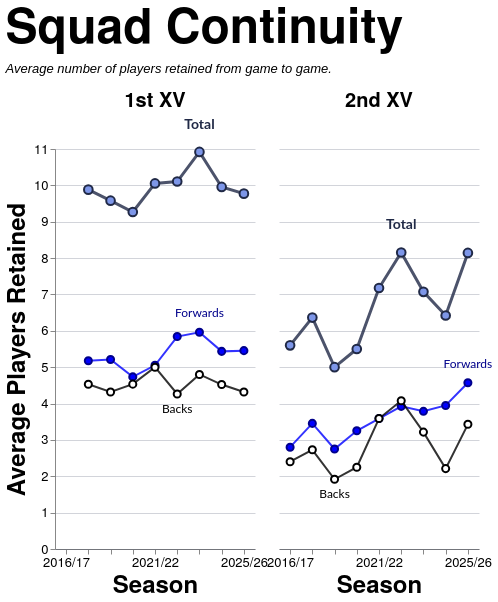

Write the Vega-Lite specification saved for this chart.
### Vega-Lite specification from a JSON file in a GitHub repository (floating-point values rounded to 4 significant figures)
{"config": {"axis": {"labelFont": "PT Sans Narrow, Helvetica Neue, Helvetica, Arial, sans-serif", "titleFont": "PT Sans Narrow, Helvetica Neue, Helvetica, Arial, sans-serif", "labelFontSize": 13, "titleFontSize": 24, "gridColor": "#202947", "gridOpacity": 0.2, "zindex": 1}, "text": {"font": "Lato, sans-serif"}, "bar": {"cornerRadiusEnd": 5}, "header": {"labelFont": "PT Sans Narrow, Helvetica Neue, Helvetica, Arial, sans-serif", "titleFont": "PT Sans Narrow, Helvetica Neue, Helvetica, Arial, sans-serif", "labelFontSize": 24, "titleFontSize": 28, "labelFontWeight": "bold", "orient": "left"}, "legend": {"labelFont": "PT Sans Narrow, Helvetica Neue, Helvetica, Arial, sans-serif", "titleFont": "PT Sans Narrow, Helvetica Neue, Helvetica, Arial, sans-serif", "labelFontSize": 14, "titleFontSize": 16, "titlePadding": 5, "fillColor": "white", "strokeColor": "black", "padding": 10, "titleFontWeight": "lighter", "titleFontStyle": "italic", "titleColor": "gray", "offset": 10}, "title": {"font": "PT Sans Narrow, Helvetica Neue, Helvetica, Arial, sans-serif", "fontSize": 48, "fontWeight": "bold", "anchor": "start", "align": "center", "titlePadding": 20, "subtitlePadding": 10, "subtitleFontSize": 13, "subtitleColor": "", "subtitleFontStyle": "italic", "offset": 15, "color": "black"}, "axisX": {"labelAngle": 0}, "facet": {"title": null, "header": null, "align": {"row": "each", "column": "each"}}, "resolve": {"scale": {"y": "independent", "facet": "independent"}}, "background": "transparent", "scale": {"offsetBandPaddingOuter": 0.2, "offsetBandPaddingInner": 0.1}, "view": {"stroke": null, "background": "transparent"}}, "data": {"name": "data-0f0d933edb2ed16e8774669b4e348d05"}, "facet": {"column": {"field": "squad", "header": {"labelExpr": "datum.value + ' XV'", "labelFontSize": 20, "labelPadding": 6}, "sort": ["1st", "2nd"], "title": null, "type": "nominal"}}, "spec": {"layer": [{"mark": {"type": "line", "color": "#202946", "opacity": 0.8, "point": {"filled": true, "color": "#7d96e8", "stroke": "#202946", "size": 75, "strokeWidth": 2}, "strokeWidth": 3}, "encoding": {"detail": [{"field": "unit", "type": "nominal"}], "tooltip": [{"field": "season", "title": "Season", "type": "ordinal"}, {"field": "squad", "title": "Squad", "type": "nominal"}, {"field": "unit", "title": "Unit", "type": "nominal"}, {"field": "retained", "format": ".1f", "title": "Avg Retained", "type": "quantitative"}], "x": {"axis": {"labelAngle": 0, "labelOverlap": "parity"}, "field": "season", "sort": "ascending", "title": "Season", "type": "ordinal"}, "y": {"axis": {"tickMinStep": 1}, "field": "retained", "scale": {"zero": true}, "title": "Average Players Retained", "type": "quantitative"}}, "transform": [{"filter": "(datum.unit === 'Total')"}]}, {"mark": {"type": "line", "color": "blue", "opacity": 0.8, "point": {"filled": true, "color": "blue", "stroke": "darkblue", "size": 50, "strokeWidth": 2}, "strokeWidth": 2}, "encoding": {"detail": [{"field": "unit", "type": "nominal"}], "tooltip": [{"field": "season", "title": "Season", "type": "ordinal"}, {"field": "squad", "title": "Squad", "type": "nominal"}, {"field": "unit", "title": "Unit", "type": "nominal"}, {"field": "retained", "format": ".1f", "title": "Avg Retained", "type": "quantitative"}], "x": {"axis": {"labelAngle": 0, "labelOverlap": "parity"}, "field": "season", "sort": "ascending", "title": "Season", "type": "ordinal"}, "y": {"axis": {"tickMinStep": 1}, "field": "retained", "scale": {"zero": true}, "title": "Average Players Retained", "type": "quantitative"}}, "transform": [{"filter": "(datum.unit === 'Forwards')"}]}, {"mark": {"type": "line", "color": "black", "opacity": 0.8, "point": {"filled": true, "color": "white", "stroke": "black", "size": 50, "strokeWidth": 2}, "strokeWidth": 2}, "encoding": {"detail": [{"field": "unit", "type": "nominal"}], "tooltip": [{"field": "season", "title": "Season", "type": "ordinal"}, {"field": "squad", "title": "Squad", "type": "nominal"}, {"field": "unit", "title": "Unit", "type": "nominal"}, {"field": "retained", "format": ".1f", "title": "Avg Retained", "type": "quantitative"}], "x": {"axis": {"labelAngle": 0, "labelOverlap": "parity"}, "field": "season", "sort": "ascending", "title": "Season", "type": "ordinal"}, "y": {"axis": {"tickMinStep": 1}, "field": "retained", "scale": {"zero": true}, "title": "Average Players Retained", "type": "quantitative"}}, "transform": [{"filter": "(datum.unit === 'Backs')"}]}, {"mark": {"type": "text", "align": "center", "baseline": "bottom", "color": "#202946", "dx": 0, "dy": -20, "fontSize": 14, "fontWeight": "bold"}, "encoding": {"detail": [{"field": "unit", "type": "nominal"}], "text": {"value": "Total"}, "tooltip": [{"field": "season", "title": "Season", "type": "ordinal"}, {"field": "squad", "title": "Squad", "type": "nominal"}, {"field": "unit", "title": "Unit", "type": "nominal"}, {"field": "retained", "format": ".1f", "title": "Avg Retained", "type": "quantitative"}], "x": {"field": "season", "type": "ordinal"}, "y": {"field": "retained", "type": "quantitative"}}, "transform": [{"filter": "(datum.unit === 'Total')"}, {"calculate": "toNumber(split(datum.season, '/')[0])", "as": "season_order"}, {"joinaggregate": [{"op": "max", "field": "retained", "as": "max_value"}, {"op": "min", "field": "retained", "as": "min_value"}], "groupby": ["squad"]}, {"filter": "datum.retained > 0"}, {"filter": "datum.retained == datum.max_value"}, {"window": [{"op": "row_number", "field": "", "as": "rank"}], "groupby": ["squad"], "sort": [{"field": "season_order", "order": "descending"}]}, {"filter": "datum.rank == 1"}]}, {"mark": {"type": "text", "align": "center", "baseline": "bottom", "color": "darkblue", "dx": 0, "dy": -12, "fontSize": 12, "fontWeight": "normal"}, "encoding": {"detail": [{"field": "unit", "type": "nominal"}], "text": {"value": "Forwards"}, "tooltip": [{"field": "season", "title": "Season", "type": "ordinal"}, {"field": "squad", "title": "Squad", "type": "nominal"}, {"field": "unit", "title": "Unit", "type": "nominal"}, {"field": "retained", "format": ".1f", "title": "Avg Retained", "type": "quantitative"}], "x": {"field": "season", "type": "ordinal"}, "y": {"field": "retained", "type": "quantitative"}}, "transform": [{"filter": "(datum.unit === 'Forwards')"}, {"calculate": "toNumber(split(datum.season, '/')[0])", "as": "season_order"}, {"joinaggregate": [{"op": "max", "field": "retained", "as": "max_value"}, {"op": "min", "field": "retained", "as": "min_value"}], "groupby": ["squad"]}, {"filter": "datum.retained > 0"}, {"filter": "datum.retained == datum.max_value"}, {"window": [{"op": "row_number", "field": "", "as": "rank"}], "groupby": ["squad"], "sort": [{"field": "season_order", "order": "descending"}]}, {"filter": "datum.rank == 1"}]}, {"mark": {"type": "text", "align": "center", "baseline": "top", "color": "black", "dx": 0, "dy": 10, "fontSize": 12, "fontWeight": "normal"}, "encoding": {"detail": [{"field": "unit", "type": "nominal"}], "text": {"value": "Backs"}, "tooltip": [{"field": "season", "title": "Season", "type": "ordinal"}, {"field": "squad", "title": "Squad", "type": "nominal"}, {"field": "unit", "title": "Unit", "type": "nominal"}, {"field": "retained", "format": ".1f", "title": "Avg Retained", "type": "quantitative"}], "x": {"field": "season", "type": "ordinal"}, "y": {"field": "retained", "type": "quantitative"}}, "transform": [{"filter": "(datum.unit === 'Backs')"}, {"calculate": "toNumber(split(datum.season, '/')[0])", "as": "season_order"}, {"joinaggregate": [{"op": "max", "field": "retained", "as": "max_value"}, {"op": "min", "field": "retained", "as": "min_value"}], "groupby": ["squad"]}, {"filter": "datum.retained > 0"}, {"filter": "datum.retained == datum.min_value"}, {"window": [{"op": "row_number", "field": "", "as": "rank"}], "groupby": ["squad"], "sort": [{"field": "season_order", "order": "descending"}]}, {"filter": "datum.rank == 1"}]}, {"mark": {"type": "point", "color": "#7d96e8", "filled": true, "size": 250, "stroke": "#202946", "strokeWidth": 3}, "encoding": {"detail": [{"field": "unit", "type": "nominal"}], "tooltip": [{"field": "season", "title": "Season", "type": "ordinal"}, {"field": "squad", "title": "Squad", "type": "nominal"}, {"field": "unit", "title": "Unit", "type": "nominal"}, {"field": "retained", "format": ".1f", "title": "Avg Retained", "type": "quantitative"}], "x": {"axis": {"labelAngle": 0, "labelOverlap": "parity"}, "field": "season", "sort": "ascending", "title": "Season", "type": "ordinal"}, "y": {"axis": {"tickMinStep": 1}, "field": "retained", "scale": {"zero": true}, "title": "Average Players Retained", "type": "quantitative"}}, "transform": [{"filter": "datum.unit === 'Total' && datum.isSelected"}]}, {"mark": {"type": "point", "color": "blue", "filled": true, "size": 180, "stroke": "darkblue", "strokeWidth": 3}, "encoding": {"detail": [{"field": "unit", "type": "nominal"}], "tooltip": [{"field": "season", "title": "Season", "type": "ordinal"}, {"field": "squad", "title": "Squad", "type": "nominal"}, {"field": "unit", "title": "Unit", "type": "nominal"}, {"field": "retained", "format": ".1f", "title": "Avg Retained", "type": "quantitative"}], "x": {"axis": {"labelAngle": 0, "labelOverlap": "parity"}, "field": "season", "sort": "ascending", "title": "Season", "type": "ordinal"}, "y": {"axis": {"tickMinStep": 1}, "field": "retained", "scale": {"zero": true}, "title": "Average Players Retained", "type": "quantitative"}}, "transform": [{"filter": "datum.unit === 'Forwards' && datum.isSelected"}]}, {"mark": {"type": "point", "color": "white", "filled": true, "size": 180, "stroke": "black", "strokeWidth": 3}, "encoding": {"detail": [{"field": "unit", "type": "nominal"}], "tooltip": [{"field": "season", "title": "Season", "type": "ordinal"}, {"field": "squad", "title": "Squad", "type": "nominal"}, {"field": "unit", "title": "Unit", "type": "nominal"}, {"field": "retained", "format": ".1f", "title": "Avg Retained", "type": "quantitative"}], "x": {"axis": {"labelAngle": 0, "labelOverlap": "parity"}, "field": "season", "sort": "ascending", "title": "Season", "type": "ordinal"}, "y": {"axis": {"tickMinStep": 1}, "field": "retained", "scale": {"zero": true}, "title": "Average Players Retained", "type": "quantitative"}}, "transform": [{"filter": "datum.unit === 'Backs' && datum.isSelected"}]}], "height": 400, "width": 200}, "spacing": 10, "title": {"text": "Squad Continuity", "subtitle": ["Average number of players retained from game to game."]}, "$schema": "https://vega.github.io/schema/vega-lite/v5.20.1.json", "datasets": {"data-0f0d933edb2ed16e8774669b4e348d05": [{"season": "2017/18", "squad": "1st", "unit": "Total", "retained": 9.882}, {"season": "2017/18", "squad": "1st", "unit": "Forwards", "retained": 5.176}, {"season": "2017/18", "squad": "1st", "unit": "Backs", "retained": 4.529}, {"season": "2018/19", "squad": "1st", "unit": "Total", "retained": 9.579}, {"season": "2018/19", "squad": "1st", "unit": "Forwards", "retained": 5.211}, {"season": "2018/19", "squad": "1st", "unit": "Backs", "retained": 4.316}, {"season": "2019/20", "squad": "1st", "unit": "Total", "retained": 9.267}, {"season": "2019/20", "squad": "1st", "unit": "Forwards", "retained": 4.733}, {"season": "2019/20", "squad": "1st", "unit": "Backs", "retained": 4.533}, {"season": "2021/22", "squad": "1st", "unit": "Total", "retained": 10.05}, {"season": "2021/22", "squad": "1st", "unit": "Forwards", "retained": 5.053}, {"season": "2021/22", "squad": "1st", "unit": "Backs", "retained": 5.0}, {"season": "2022/23", "squad": "1st", "unit": "Total", "retained": 10.11}, {"season": "2022/23", "squad": "1st", "unit": "Forwards", "retained": 5.842}, {"season": "2022/23", "squad": "1st", "unit": "Backs", "retained": 4.263}, {"season": "2023/24", "squad": "1st", "unit": "Total", "retained": 10.92}, {"season": "2023/24", "squad": "1st", "unit": "Forwards", "retained": 5.96}, {"season": "2023/24", "squad": "1st", "unit": "Backs", "retained": 4.8}, {"season": "2024/25", "squad": "1st", "unit": "Total", "retained": 9.957}, {"season": "2024/25", "squad": "1st", "unit": "Forwards", "retained": 5.435}, {"season": "2024/25", "squad": "1st", "unit": "Backs", "retained": 4.522}, {"season": "2025/26", "squad": "1st", "unit": "Total", "retained": 9.773}, {"season": "2025/26", "squad": "1st", "unit": "Forwards", "retained": 5.455}, {"season": "2025/26", "squad": "1st", "unit": "Backs", "retained": 4.318}, {"season": "2016/17", "squad": "2nd", "unit": "Total", "retained": 5.6}, {"season": "2016/17", "squad": "2nd", "unit": "Forwards", "retained": 2.8}, {"season": "2016/17", "squad": "2nd", "unit": "Backs", "retained": 2.4}, {"season": "2017/18", "squad": "2nd", "unit": "Total", "retained": 6.364}, {"season": "2017/18", "squad": "2nd", "unit": "Forwards", "retained": 3.455}, {"season": "2017/18", "squad": "2nd", "unit": "Backs", "retained": 2.727}, {"season": "2018/19", "squad": "2nd", "unit": "Total", "retained": 5.0}, {"season": "2018/19", "squad": "2nd", "unit": "Forwards", "retained": 2.75}, {"season": "2018/19", "squad": "2nd", "unit": "Backs", "retained": 1.917}, {"season": "2019/20", "squad": "2nd", "unit": "Total", "retained": 5.5}, {"season": "2019/20", "squad": "2nd", "unit": "Forwards", "retained": 3.25}, {"season": "2019/20", "squad": "2nd", "unit": "Backs", "retained": 2.25}, {"season": "2021/22", "squad": "2nd", "unit": "Total", "retained": 7.176}, {"season": "2021/22", "squad": "2nd", "unit": "Forwards", "retained": 3.588}, {"season": "2021/22", "squad": "2nd", "unit": "Backs", "retained": 3.588}, {"season": "2022/23", "squad": "2nd", "unit": "Total", "retained": 8.154}, {"season": "2022/23", "squad": "2nd", "unit": "Forwards", "retained": 3.923}, {"season": "2022/23", "squad": "2nd", "unit": "Backs", "retained": 4.077}, {"season": "2023/24", "squad": "2nd", "unit": "Total", "retained": 7.071}, {"season": "2023/24", "squad": "2nd", "unit": "Forwards", "retained": 3.786}, {"season": "2023/24", "squad": "2nd", "unit": "Backs", "retained": 3.214}, {"season": "2024/25", "squad": "2nd", "unit": "Total", "retained": 6.421}, {"season": "2024/25", "squad": "2nd", "unit": "Forwards", "retained": 3.947}, {"season": "2024/25", "squad": "2nd", "unit": "Backs", "retained": 2.211}, {"season": "2025/26", "squad": "2nd", "unit": "Total", "retained": 8.143}, {"season": "2025/26", "squad": "2nd", "unit": "Forwards", "retained": 4.571}, {"season": "2025/26", "squad": "2nd", "unit": "Backs", "retained": 3.429}]}}
